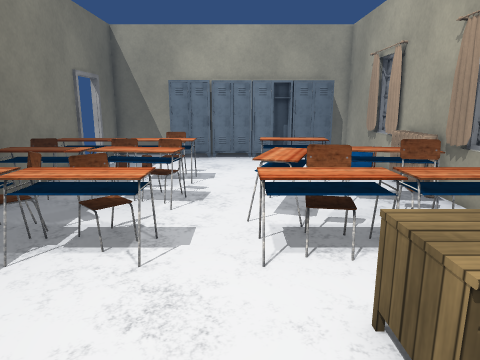
[1] (above)

15 first-person views from a walk through a scene from a Unity 3-D project. The camera is 1.4 m above the floor, tilts 12° down and sees 70° across. The floor is counted in squares, 0.5 m on a side. Each view is taken from the middle of a square. On the plan, view 1 faces up. The plan holds only what a view shows up to about 20 squares ahead; the rest is blank. Door leaves are left out, so doorways stand open. Some surface patterns are stand-ins.

[2]
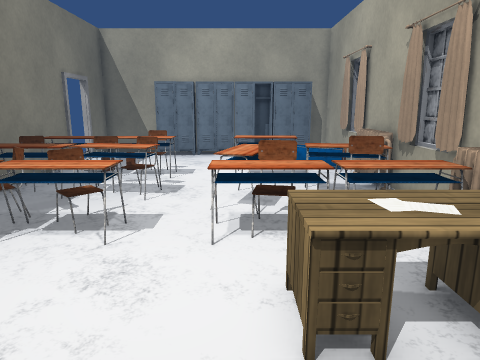

[3]
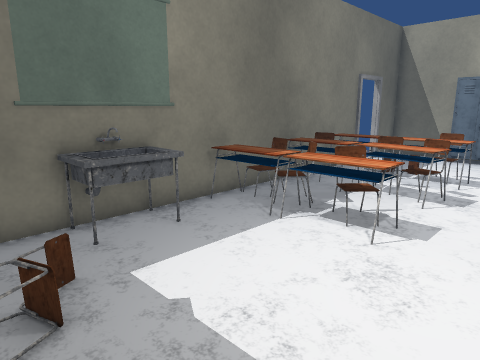

[4]
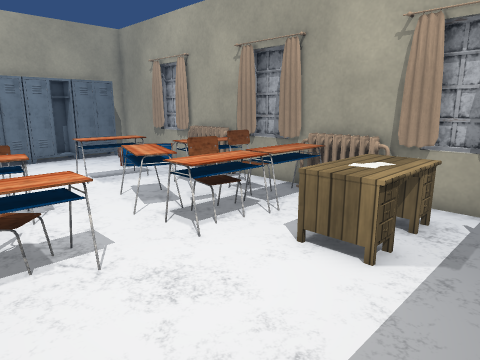

[5]
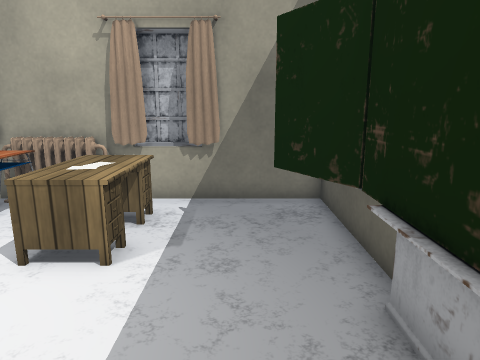

[6]
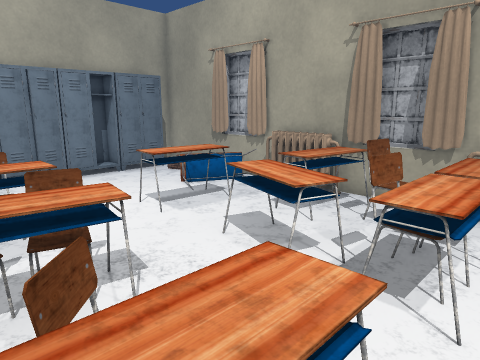

[7]
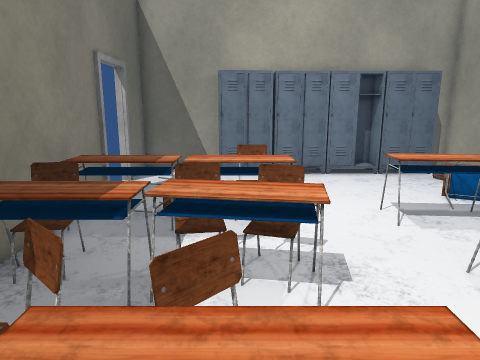

[8]
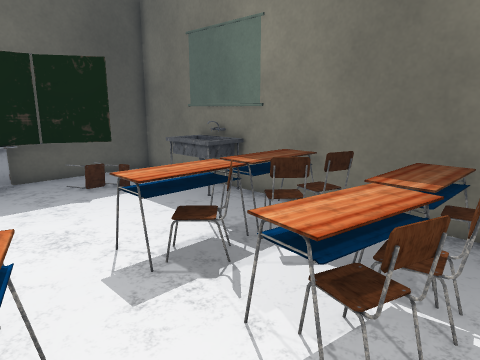

[9]
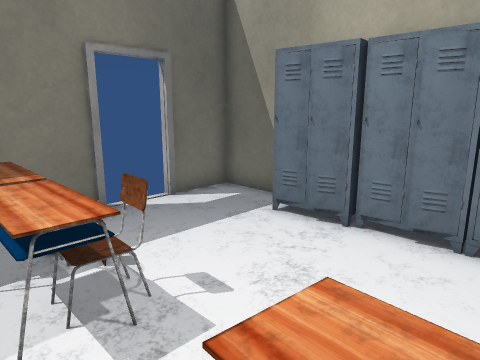

[10]
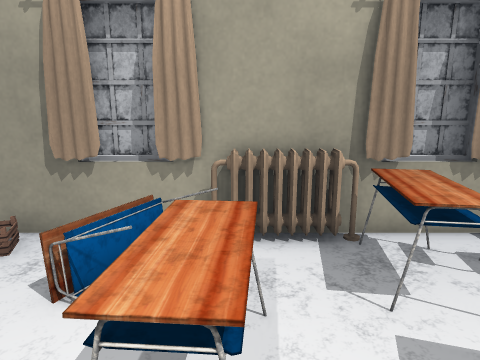

[11]
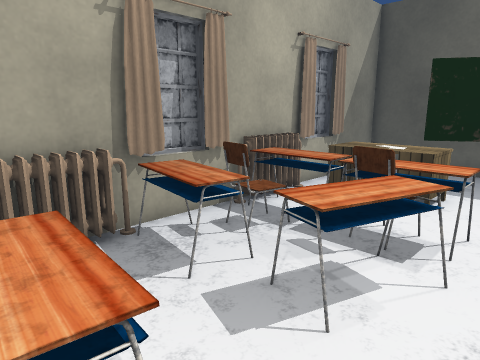

[12]
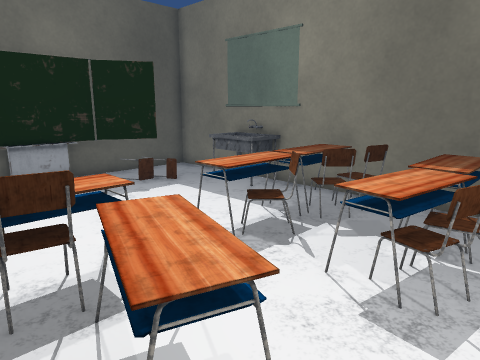

[13]
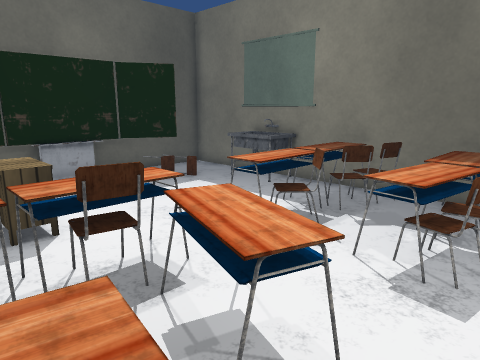

[14]
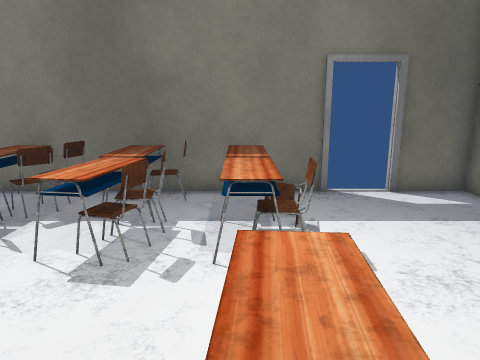

[15]
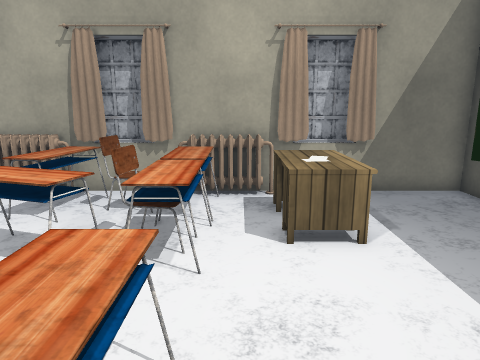

### Floor plan
Points are (right, up) in squares from view 1. A wall is a line through its corners. A room is listed if a view was taken in it or the views show most of it. See-through windows are left out.
Room 1 (views 1, 2, 3, 4, 5, 6, 7, 8, 9, 10, 11, 12, 13, 14, 15)
walls: (-7.4, 9.6) (-7.4, 7.4); (6, 9.4) (6.3, 10.1) (6.2, 10.4); (-7.4, 5.6) (-7.4, 4.4); (6.1, 7.4) (6.3, 8); (-7.4, 12.6) (-7.4, 11.4); (6.4, 9.4) (6, 10.2); (6.3, 7.3) (6.1, 7.9); (6.7, 7.8) (6.7, 10); (6, 13.9) (6.3, 14.4) (6.1, 14.8); (6.4, 13.8) (6.1, 14.5); (6, 2.9) (6.3, 3.6); (6.3, 3) (6.1, 3.5); (6.7, 14.5) (6.7, 16.6); (-7.4, 16) (-7.4, 14.4); (-7.4, 1.6) (-7.4, -2.5); (6, 16.1) (6.4, 16.8); (-1.7, 19.3) (-2.7, 19); (-2.6, 19.2) (-4, 19.1); (6.4, 16.2) (6, 17); (-0.5, 19.4) (-1.8, 19.3); (-0.3, 19.4) (-1.5, 19.4); (-4.9, -0.7) (-2.7, -1.9) (1.4, -1.9) (3.5, -0.7); (0.7, 19.4) (-0.4, 19.2); (6, 0.7) (6.3, 1.4); (6.4, 0.9) (6.1, 1.5); (6.7, 1.1) (6.7, 3.2); (-3.9, 20.7) (-7.4, 20.7) (-7.4, 18); (5.2, 19.4) (0.2, 19.4); (6.4, -2.5) (6.4, 20)
low walls: (-2, -1.8) (0.6, -1.8)
ways out: open door at (-7, 17); open door at (2.5, 19)
objects: table (-7, 6) to (-5, 7); table (-7, 9) to (-5, 11); chair (-7, 11) to (-6, 11); table (-7, 13) to (-5, 14); sink (-6, 2) to (-6, 4); chair (-6, 8); chair (-5, 8); table (-4, 6) to (-2, 7); table (-4, 9) to (-2, 11); chair (-4, 11); table (-4, 13) to (-2, 14); chair (-3, 7) to (-3, 8); chair (-3, 14) to (-2, 14); chair (-2, 11); table (0, 6) to (3, 7); table (0, 8) to (2, 10); table (1, 13) to (3, 14); table (2, 2) to (5, 4); chair (2, 7); table (3, 10) to (5, 11); table (3, 15); table (4, 6) to (5, 7); chair (4, 9) to (5, 9); table (5, 14); heater (6, 4) to (6, 7); heater (6, 11) to (6, 13)

Positions as (right, up) in squares from view 1, and headings:
1: (0, 0), facing up
2: (1, -1), facing up
3: (1, -1), facing up-left
4: (-4, 0), facing up-right
5: (-4, 0), facing right
6: (-4, 5), facing up-right
7: (-3, 5), facing up
8: (1, 12), facing down-left
9: (2, 12), facing up-left
10: (-1, 13), facing right
11: (-1, 14), facing down-right
12: (3, 12), facing down-left
13: (4, 12), facing down-left
14: (4, 13), facing left
15: (-5, 5), facing right
